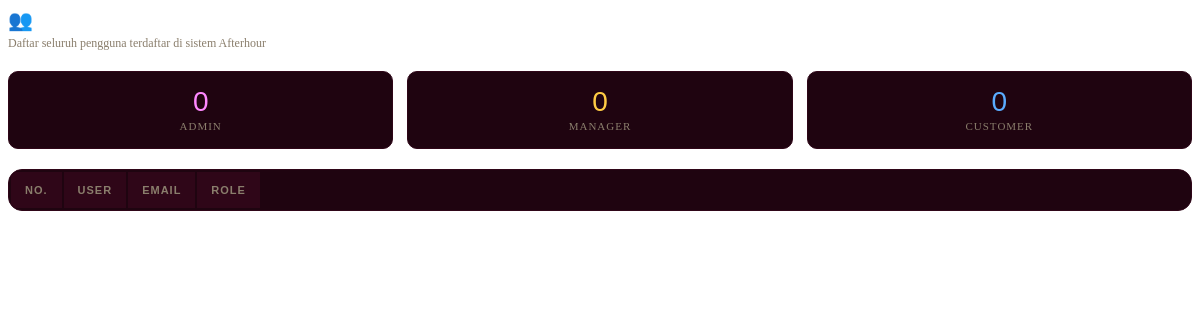
Page /pages/userlist.php on the earlier database version.
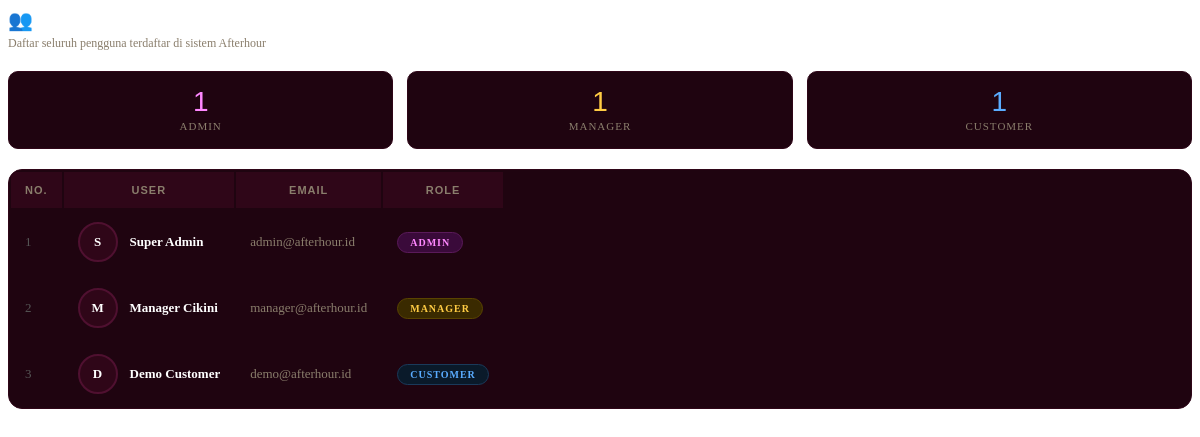
Same page on the later database version.
### tables this page shows
CREATE TABLE IF NOT EXISTS users (
    userid      INT PRIMARY KEY AUTO_INCREMENT,
    email       VARCHAR(100) UNIQUE NOT NULL,
    password    VARCHAR(255) NOT NULL,
    name        VARCHAR(100) NOT NULL,
    role        ENUM('customer','manager','admin') DEFAULT 'customer',
    avatar      VARCHAR(150) NULL,
    created_at  DATETIME DEFAULT CURRENT_TIMESTAMP
);

### class/class.Connection.php (called while the page is built, shortened)
<?php
class Connection
{
    public function __construct()
    {
        $this->connection = mysqli_connect("localhost", "root", "", "afterhour_db");
    }
}
?>

### class/class.User.php (called while the page is built, shortened)
<?php
require_once(__DIR__ . '/class.Connection.php');
class User extends Connection
{
    public function __get($attr)  { if (property_exists($this,$attr)) return $this->$attr; }
    public function SelectAllUsers()
    {
        $sql  = "SELECT * FROM users ORDER BY created_at DESC";
        $res  = mysqli_query($this->connection, $sql);
        $arr  = [];
        while ($d = mysqli_fetch_assoc($res)) {
            $o = new User();
            $o->userid = $d['userid'];
            $o->email  = $d['email'];
            $o->name   = $d['name'];
            $o->role   = $d['role'];
            $arr[] = $o;
        }
        return $arr;
    }
}
?>

### pages/userlist.php (the view, shortened to what this page needs)
<?php
require_once(__DIR__.'/../class/class.User.php');
$objUser  = new User();
$allUsers = $objUser->SelectAllUsers();
$count = ['admin'=>0,'manager'=>0,'customer'=>0];
foreach ($allUsers as $u) { if (isset($count[$u->role])) $count[$u->role]++; }
?>
<div class="ul-header">
    <h3>👥 Manajemen User</h3>
    <p>Daftar seluruh pengguna terdaftar di sistem Afterhour</p>
</div>
<div class="ul-stats">
    <div class="ul-stat">
        <div class="sv" style="color:#ff88ff"><?= $count['admin'] ?></div>
        <div class="sl">Admin</div>
    </div>
    <div class="ul-stat">
        <div class="sv" style="color:#ffcc44"><?= $count['manager'] ?></div>
        <div class="sl">Manager</div>
    </div>
    <div class="ul-stat">
        <div class="sv" style="color:#5aacff"><?= $count['customer'] ?></div>
        <div class="sl">Customer</div>
    </div>
</div>
<div class="table-wrap">
    <table class="table table-hover" style="margin:0">
        <thead>
            <tr>
                <th>No.</th>
                <th>User</th>
                <th>Email</th>
                <th>Role</th>
            </tr>
        </thead>
        <tbody>
            <?php $no=1; foreach ($allUsers as $u): ?>
            <tr>
                <td style="color:#555"><?= $no++ ?></td>
                <td>
                    <div style="display:flex;align-items:center;gap:12px">
                        <div class="avatar-circle">
                            <?php if ($u->avatar): ?>
                            <img src="uploads/<?= htmlspecialchars($u->avatar) ?>" alt="">
                            <?php else: ?>
                            <?= strtoupper(substr($u->name,0,1)) ?>
                            <?php endif; ?>
                        </div>
                        <span style="font-weight:600;color:#fff"><?= htmlspecialchars($u->name) ?></span>
                    </div>
                </td>
                <td style="color:#8A7E6C"><?= htmlspecialchars($u->email) ?></td>
                <td>
                    <?php $rc = 'role-' . $u->role; ?>
                    <span class="role-badge <?= $rc ?>"><?= ucfirst($u->role) ?></span>
                </td>
            </tr>
            <?php endforeach; ?>
        </tbody>
    </table>
</div>

Differences in the rows shown:
added users: userid "1", name "S", name "Super Admin", email "admin@afterhour.id", role "ADMIN"
added users: name "M", name "Manager Cikini", email "manager@afterhour.id", role "MANAGER"
added users: name "D", name "Demo Customer", email "demo@afterhour.id", role "CUSTOMER"
Other differences:
$count['admin']: "0" → (not shown)
$count['manager']: "0" → (not shown)
$count['customer']: "0" → (not shown)
